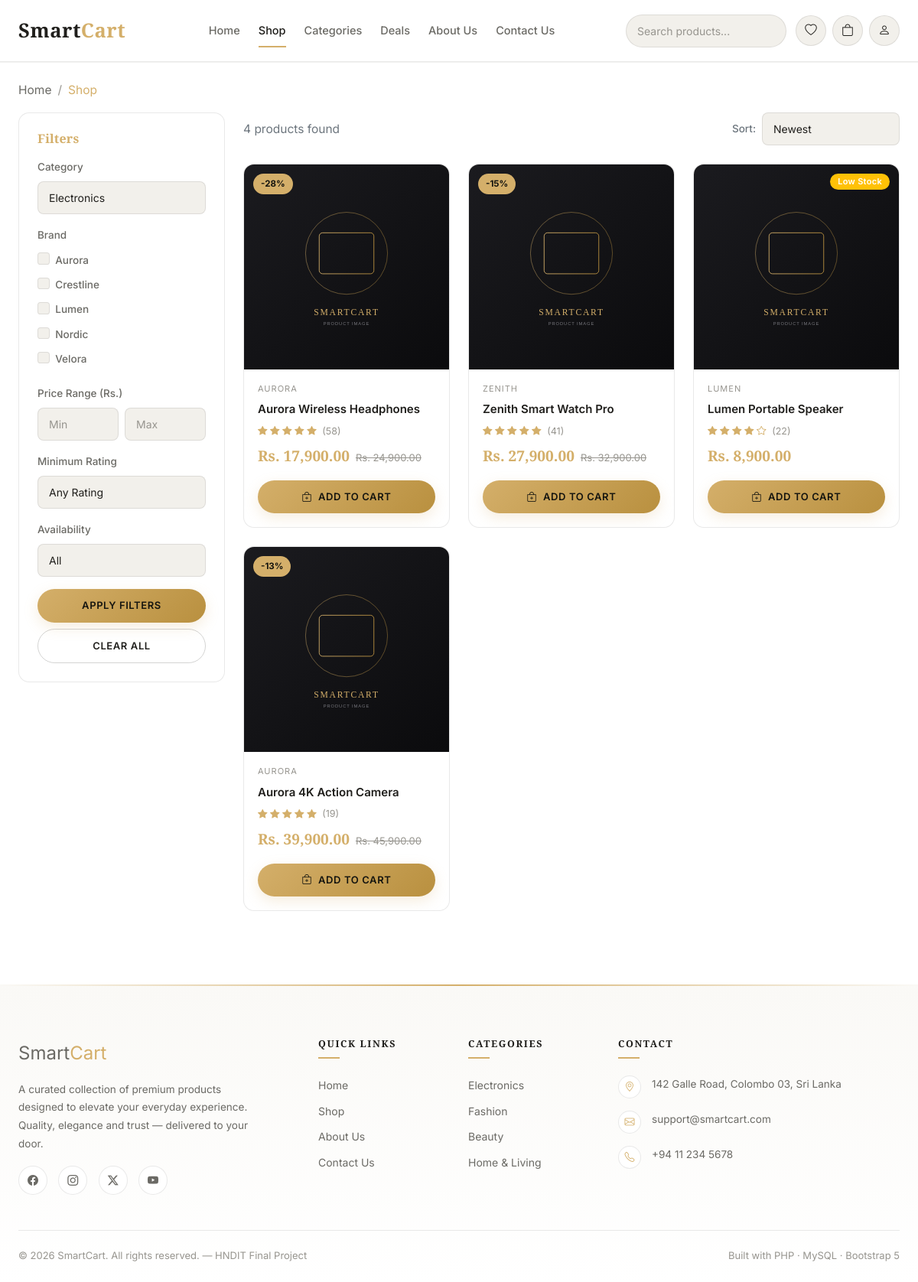
/products/shop.php?category=electronics, run on the app's committed database.
### tables this page shows
CREATE TABLE brands (
    brand_id INT AUTO_INCREMENT PRIMARY KEY,
    brand_name VARCHAR(100) NOT NULL UNIQUE,
    slug VARCHAR(120) NOT NULL UNIQUE,
    logo VARCHAR(255) DEFAULT NULL,
    status ENUM('active','inactive') NOT NULL DEFAULT 'active',
    created_at TIMESTAMP NOT NULL DEFAULT CURRENT_TIMESTAMP,
    updated_at TIMESTAMP NOT NULL DEFAULT CURRENT_TIMESTAMP ON UPDATE CURRENT_TIMESTAMP
);

CREATE TABLE products (
    product_id INT AUTO_INCREMENT PRIMARY KEY,
    category_id INT NOT NULL,
    brand_id INT DEFAULT NULL,
    product_name VARCHAR(150) NOT NULL,
    slug VARCHAR(180) NOT NULL UNIQUE,
    description TEXT,
    specifications TEXT,
    price DECIMAL(10,2) NOT NULL,
    discount_price DECIMAL(10,2) DEFAULT NULL,
    sku VARCHAR(60) DEFAULT NULL UNIQUE,
    is_featured TINYINT(1) NOT NULL DEFAULT 0,
    is_flash_sale TINYINT(1) NOT NULL DEFAULT 0,
    flash_sale_price DECIMAL(10,2) DEFAULT NULL,
    flash_sale_start DATETIME DEFAULT NULL,
    flash_sale_end DATETIME DEFAULT NULL,
    total_sold INT NOT NULL DEFAULT 0,
    avg_rating DECIMAL(3,2) NOT NULL DEFAULT 0,
    review_count INT NOT NULL DEFAULT 0,
    status ENUM('active','inactive') NOT NULL DEFAULT 'active',
    created_at TIMESTAMP NOT NULL DEFAULT CURRENT_TIMESTAMP,
    updated_at TIMESTAMP NOT NULL DEFAULT CURRENT_TIMESTAMP ON UPDATE CURRENT_TIMESTAMP,
    FOREIGN KEY (category_id) REFERENCES categories(category_id) ON DELETE RESTRICT,
    FOREIGN KEY (brand_id) REFERENCES brands(brand_id) ON DELETE SET NULL,
    INDEX idx_pname (product_name),
    INDEX idx_category (category_id),
    INDEX idx_brand (brand_id),
    INDEX idx_created (created_at),
    FULLTEXT INDEX ft_search (product_name, description)
);

CREATE TABLE product_images (
    image_id INT AUTO_INCREMENT PRIMARY KEY,
    product_id INT NOT NULL,
    image_path VARCHAR(255) NOT NULL,
    is_main TINYINT(1) NOT NULL DEFAULT 0,
    sort_order INT NOT NULL DEFAULT 0,
    created_at TIMESTAMP NOT NULL DEFAULT CURRENT_TIMESTAMP,
    FOREIGN KEY (product_id) REFERENCES products(product_id) ON DELETE CASCADE
);

### includes/functions.php (called while the page is built, shortened)
<?php
require_once __DIR__ . '/../config/database.php';
function e($value): string
{
    return htmlspecialchars((string)($value ?? ''), ENT_QUOTES, 'UTF-8');
}
function money($amount): string
{
    return 'Rs. ' . number_format((float)$amount, 2);
}
function effective_price(array $product): float
{
    if (!empty($product['is_flash_sale']) && !empty($product['flash_sale_price'])) {
        $now = time();
        $start = strtotime($product['flash_sale_start'] ?? 'now');
        $end = strtotime($product['flash_sale_end'] ?? 'now');
        if ($now >= $start && $now <= $end) {
            return (float)$product['flash_sale_price'];
        }
    }
    if (!empty($product['discount_price'])) {
        return (float)$product['discount_price'];
    }
    return (float)$product['price'];
}
function discount_percent(array $product): int
{
    $effective = effective_price($product);
    $original = (float)$product['price'];
    if ($original <= 0 || $effective >= $original) return 0;
    return (int)round((($original - $effective) / $original) * 100);
}
function product_main_image(int $productId): string
{
    $stmt = db()->prepare("SELECT image_path FROM product_images WHERE product_id = ? ORDER BY is_main DESC, sort_order ASC LIMIT 1");
    $stmt->execute([$productId]);
    $img = $stmt->fetchColumn();
    return $img ? BASE_URL . $img : BASE_URL . 'assets/images/products/placeholder.svg';
}
function paginate(int $totalItems, int $currentPage, int $perPage = 12): array
{
    $totalPages = max(1, (int)ceil($totalItems / $perPage));
    $currentPage = max(1, min($currentPage, $totalPages));
    $offset = ($currentPage - 1) * $perPage;
    return compact('totalItems', 'totalPages', 'currentPage', 'perPage', 'offset');
}
    ob_start(); ?>

### config/database.php (called while the page is built, shortened)
<?php
function db(): PDO
{
    static $pdo = null;
    if ($pdo === null) {
        $dsn = 'mysql:host=' . DB_HOST . ';dbname=' . DB_NAME . ';charset=' . DB_CHARSET;
        try {
            $pdo = new PDO($dsn, DB_USER, DB_PASS, [
                PDO::ATTR_ERRMODE            => PDO::ERRMODE_EXCEPTION,
                PDO::ATTR_DEFAULT_FETCH_MODE => PDO::FETCH_ASSOC,
                PDO::ATTR_EMULATE_PREPARES   => false,
            ]);
        } catch (PDOException $e) {
            error_log('Database connection failed: ' . $e->getMessage());
            http_response_code(500);
            die('<div style="font-family:sans-serif;padding:40px;text-align:center">
                    <h2>Service temporarily unavailable</h2>
                    <p>We could not connect to the database. Please check <code>config/database.php</code>
                    and make sure MySQL is running in XAMPP, then try again.</p>
                 </div>');
        }
    }
    return $pdo;
}

### products/shop.php (the view, shortened to what this page needs)
<?php
$pdo = db();
$q = trim($_GET['q'] ?? '');
$categorySlug = trim($_GET['category'] ?? '');
$brandIds = array_filter(array_map('intval', (array)($_GET['brand'] ?? [])));
$minPrice = isset($_GET['min_price']) && $_GET['min_price'] !== '' ? (float)$_GET['min_price'] : null;
$maxPrice = isset($_GET['max_price']) && $_GET['max_price'] !== '' ? (float)$_GET['max_price'] : null;
$sort = $_GET['sort'] ?? 'newest';
$page = max(1, (int)($_GET['page'] ?? 1));
$perPage = 12;
$where = ["p.status = 'active'"];
$params = [];
if ($categorySlug !== '') {
    $where[] = "c.slug = ?";
    $params[] = $categorySlug;
}
$whereSql = implode(' AND ', $where);
$orderSql = match ($sort) {
    'price_low' => 'ORDER BY COALESCE(p.discount_price, p.price) ASC',
    'price_high' => 'ORDER BY COALESCE(p.discount_price, p.price) DESC',
    'rating' => 'ORDER BY p.avg_rating DESC',
    'bestselling' => 'ORDER BY p.total_sold DESC',
    'featured' => 'ORDER BY p.is_featured DESC, p.created_at DESC',
    default => 'ORDER BY p.created_at DESC',
};
$baseFrom = "FROM products p
             LEFT JOIN categories c ON c.category_id = p.category_id
             LEFT JOIN brands b ON b.brand_id = p.brand_id
             LEFT JOIN inventory i ON i.product_id = p.product_id
             WHERE $whereSql";
$countStmt = $pdo->prepare("SELECT COUNT(*) $baseFrom");
$countStmt->execute($params);
$totalItems = (int)$countStmt->fetchColumn();
$pg = paginate($totalItems, $page, $perPage);
$listStmt = $pdo->prepare("SELECT p.*, c.category_name, b.brand_name, i.stock_status
                            $baseFrom $orderSql LIMIT {$pg['perPage']} OFFSET {$pg['offset']}");
$listStmt->execute($params);
$products = $listStmt->fetchAll();
$categories = $pdo->query("SELECT * FROM categories WHERE status='active' ORDER BY category_name")->fetchAll();
$brands = $pdo->query("SELECT * FROM brands WHERE status='active' ORDER BY brand_name")->fetchAll();
require __DIR__ . '/../includes/header.php';
require __DIR__ . '/../includes/navbar.php';
?>
<div class="sc-container-fluid pt-4">
  <nav aria-label="breadcrumb"><ol class="breadcrumb small">
    <li class="breadcrumb-item"><a href="<?= BASE_URL ?>index.php">Home</a></li>
    <li class="breadcrumb-item active">Shop</li>
  </ol></nav>
</div>
<section class="sc-container-fluid pb-5">
  <div class="row g-4">
    <div class="col-lg-3">
      <form method="get" id="filterForm" class="sc-card">
        <h6 class="text-gold mb-3">Filters</h6>
        <label class="d-block mb-2">Category</label>
        <select name="category" class="form-select form-select-sm mb-3" onchange="document.getElementById('filterForm').submit()">
          <?php foreach ($categories as $cat): ?>
            <option value="<?= e($cat['slug']) ?>" <?= $categorySlug === $cat['slug'] ? 'selected' : '' ?>><?= e($cat['category_name']) ?></option>
          <?php endforeach; ?>
        </select>
        <label class="d-block mb-2">Brand</label>
        <div class="mb-3" style="max-height:160px; overflow-y:auto;">
          <?php foreach ($brands as $brand): ?>
            <div class="form-check">
              <input class="form-check-input" type="checkbox" name="brand[]" value="<?= $brand['brand_id'] ?>" id="brand<?= $brand['brand_id'] ?>"
                <?= in_array($brand['brand_id'], $brandIds) ? 'checked' : '' ?> onchange="document.getElementById('filterForm').submit()">
              <label class="form-check-label small" for="brand<?= $brand['brand_id'] ?>"><?= e($brand['brand_name']) ?></label>
            </div>
          <?php endforeach; ?>
        </div>
        <label class="d-block mb-2">Price Range (Rs.)</label>
        <div class="d-flex gap-2 mb-3">
          <input type="number" name="min_price" class="form-control form-control-sm" placeholder="Min" value="<?= e($minPrice ?? '') ?>">
          <input type="number" name="max_price" class="form-control form-control-sm" placeholder="Max" value="<?= e($maxPrice ?? '') ?>">
        </div>
        <label class="d-block mb-2">Minimum Rating</label>
        <select name="rating" class="form-select form-select-sm mb-3" onchange="document.getElementById('filterForm').submit()">
          <option value="0">Any Rating</option>
        </select>
        <label class="d-block mb-2">Availability</label>
        <select name="availability" class="form-select form-select-sm mb-3" onchange="document.getElementById('filterForm').submit()">
          <option value="">All</option>
        </select>
        <button class="btn btn-sc-gold btn-sm w-100 mb-2" type="submit">Apply Filters</button>
        <a href="<?= BASE_URL ?>products/shop.php" class="btn btn-sc-outline btn-sm w-100">Clear All</a>
      </form>
    </div>
    <div class="col-lg-9">
      <div class="d-flex flex-wrap align-items-center justify-content-between mb-4 gap-2">
        <div>
          <?php if ($q !== ''): ?>
            <p class="mb-0">Search results for "<strong><?= e($q) ?></strong>" — <?= $totalItems ?> product<?= $totalItems === 1 ? '' : 's' ?> found</p>
          <?php else: ?>
            <p class="mb-0 text-secondary"><?= $totalItems ?> product<?= $totalItems === 1 ? '' : 's' ?> found</p>
          <?php endif; ?>
        </div>
        <form method="get" id="sortForm" class="d-flex align-items-center gap-2">
          <label class="mb-0 small text-secondary">Sort:</label>
          <select name="sort" class="form-select form-select-sm" style="width:180px" onchange="document.getElementById('sortForm').submit()">
            <option value="newest" <?= $sort === 'newest' ? 'selected' : '' ?>>Newest</option>
          </select>
        </form>
      </div>
      <?php if (empty($products)): ?>
        <div class="sc-card text-center py-5">
          <i class="bi bi-search fs-1 text-gold mb-3 d-block"></i>
          <h5>No products found</h5>
          <p class="text-secondary">Try adjusting your search or filters.</p>
        </div>
      <?php else: ?>
        <div class="row g-4">
          <?php foreach ($products as $product): ?>
            <div class="col-6 col-md-4"><?php include __DIR__ . '/../includes/product-card.php'; ?></div>
          <?php endforeach; ?>
        </div>
      <?php endif; ?>
    </div>
  </div>
</section>
<?php require __DIR__ . '/../includes/footer.php'; ?>

### includes/product-card.php (shortened to what this page needs)
<?php
$pid = (int)$product['product_id'];
$img = product_main_image($pid);
$price = effective_price($product);
$discount = discount_percent($product);
$stockStatus = $product['stock_status'] ?? 'available';
?>
<div class="sc-product-card">
  <div class="sc-product-media">
    <a href="<?= BASE_URL ?>products/product-details.php?slug=<?= e($product['slug']) ?>">
      <img src="<?= e($img) ?>" alt="<?= e($product['product_name']) ?>" loading="lazy">
    </a>
    <?php if ($discount > 0): ?><span class="sc-badge-discount">-<?= $discount ?>%</span><?php endif; ?>
    <?php if ($stockStatus === 'out_of_stock'): ?>
      <span class="sc-badge-stock badge sc-badge bg-danger">Out of Stock</span>
    <?php elseif ($stockStatus === 'low_stock'): ?>
      <span class="sc-badge-stock badge sc-badge bg-warning">Low Stock</span>
    <?php endif; ?>
  </div>
  <div class="sc-product-body">
    <span class="sc-product-brand"><?= e($product['brand_name'] ?? 'SmartCart') ?></span>
    <a href="<?= BASE_URL ?>products/product-details.php?slug=<?= e($product['slug']) ?>" class="sc-product-name" title="<?= e($product['product_name']) ?>"><?= e($product['product_name']) ?></a>
    <div class="sc-product-rating">
      <?php $r = round($product['avg_rating'] ?? 0); for ($i = 1; $i <= 5; $i++): ?>
        <i class="bi bi-star<?= $i <= $r ? '-fill' : '' ?>"></i>
      <?php endfor; ?>
      <span>(<?= (int)($product['review_count'] ?? 0) ?>)</span>
    </div>
    <div class="sc-product-price">
      <span class="sc-price-now"><?= money($price) ?></span>
      <?php if ($discount > 0): ?><span class="sc-price-old"><?= money($product['price']) ?></span><?php endif; ?>
    </div>
    <button class="btn btn-sc-gold btn-sm sc-add-cart-btn js-add-cart" data-product-id="<?= $pid ?>" data-qty="1" <?= $stockStatus === 'out_of_stock' ? 'disabled' : '' ?>>
      <i class="bi bi-bag-plus me-1"></i> <?= $stockStatus === 'out_of_stock' ? 'Out of Stock' : 'Add to Cart' ?>
    </button>
  </div>
</div>

### data on the page
brands: brand_name "Aurora"
brands: brand_name "Crestline"
brands: brand_name "Lumen"
brands: brand_name "Nordic"
brands: brand_name "Velora"
products: product_id.image_path (placeholder picture), discount "28", brand.brand_name "AURORA", product_name "Aurora Wireless Headphones", review_count "58", flash_sale_price "Rs. 17,900.00", price "Rs. 24,900.00"
products: product_id.image_path (placeholder picture), discount "15", brand.brand_name "ZENITH", product_name "Zenith Smart Watch Pro", review_count "41", discount_price "Rs. 27,900.00", price "Rs. 32,900.00"
products: product_id.image_path (placeholder picture), shows "Low Stock", brand.brand_name "LUMEN", product_name "Lumen Portable Speaker", avg_rating 4.3 (drawn), review_count "22", price "Rs. 8,900.00"
products: product_id.image_path (placeholder picture), discount "13", brand.brand_name "AURORA", product_name "Aurora 4K Action Camera", review_count "19", discount_price "Rs. 39,900.00", price "Rs. 45,900.00"

### other printed values
$totalItems "4"
form field category "Electronics"
